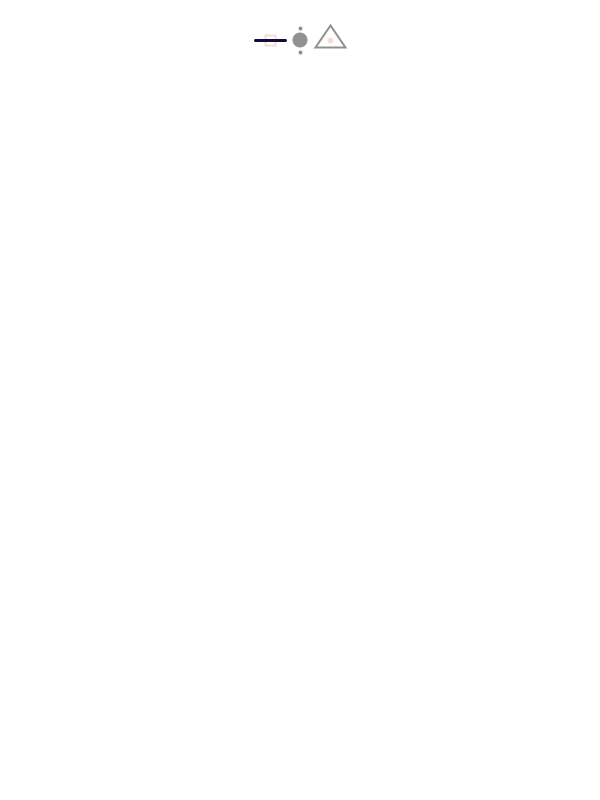
Frame 1 (no input)
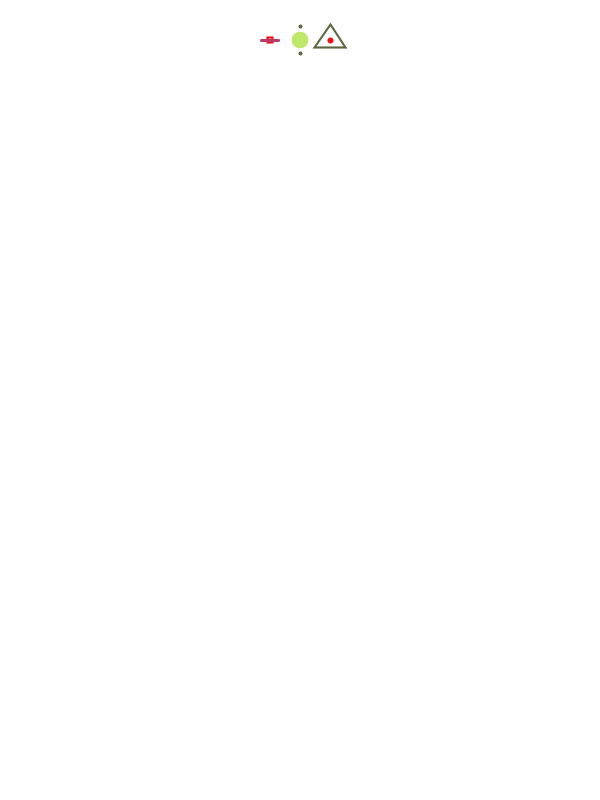
Frame 60 (the mouse pressed at the canvas centre just before this capture)
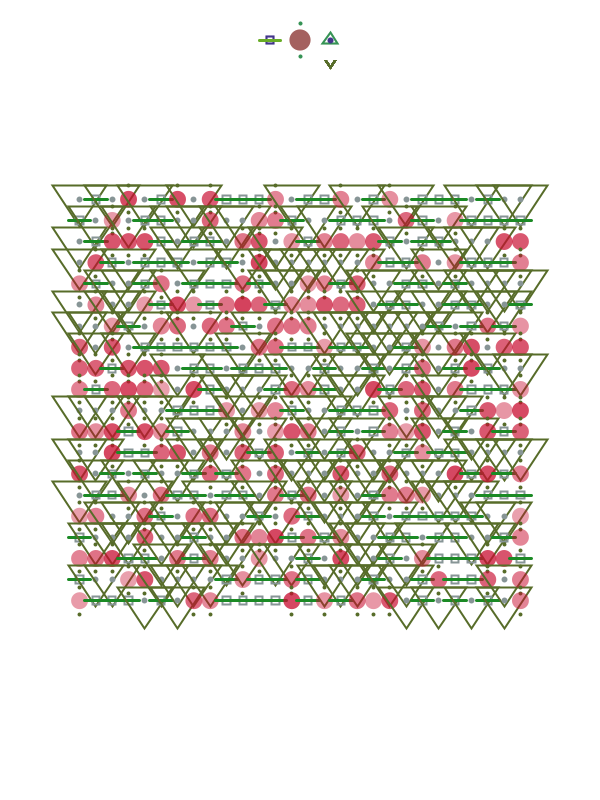
Frame 120 (the mouse held since frame 60 and released just before this capture)

The Processing sketch that drew these frames (run headless with seeded random() and noise(); from frame 60 on, the mouse is pressed at the canvas centre):

// Processing sketch: introBooleanForPDFTimer
// ── introBooleanForPDFTimer.pde
float x, y, vx, vy, t1, t2, t3, m, step, update, cambio;
float mx1, mx2, my1, my2; // margen aleatorio
int iend, jend;
color c0, c1, c2, c3;
boolean dibujar;

void setup() {
  size(600, 800);
  m = 40;
  t1 = 10; t2 = 15; t3 = 15;
  step =  .01;
  cambio = 1;
  c0 = color(#717171);
  c1 = color(#909090);
  c2 = color(#100D3D);
  c3 = color(#F7DDD6);

  dibujar = true;
}

void draw( ) {
  if (dibujar == true) {
    background(255);
    for(int i = 0; i <= iend; i++) {
      for(int j = 0; j <= jend; j++) {
        // convertir i en el ancho, y j en el alto
        float posx = map(i, 0, iend, width * mx1, width * mx2); // ancho
        float posy = map(j, 0, jend, height * my1, height * my2); // alto

        int r = (int)random(3);
        if(r == 0) {
          cuadradoLinea(posx, posy, t1, c3, c2);
        } else if (r == 1) {
          circuloPuntos(posx, posy, t2, c0, c1);
        } else {
          triangulo(posx, posy, t3, c1, c3);
        }
      }
    }
  }
  dibujar = false;
  // nuevo fondo para elegir tamaños de cada forma
  noStroke();
  // stroke(0);
  fill(255, 190);
  rectMode(SQUARE);
  rect(0, 0, width, height * .075);

  // las mismas funciones de arriba, solo una modificable por teclado
  cuadradoLinea(width * .45, 40, t1, c3, c2);
  circuloPuntos(width * .5, 40, t2, c0, c1);
  triangulo(width * .55, 40, t3, c1, c3);

  if (frameCount % 20 == 0) {
    c0 = color(random(255), random(255), random(255));
    c1 = color(random(255), random(255), random(255));
    c2 = color(random(255), random(255), random(255));
    c3 = color(random(255), random(255), random(255));
    t1 = random(-10, 15);
    t2 = random(-25, 25);
    t3 = random(-35, 35);
  }

  if (frameCount % 60 == 0) {
    iend = (int)random(10, 50);
    jend = (int)random(10, 20);
    mx1 = random(0, .4);
    mx2 = 1 - mx1;
    my1 = random(0, .4);
    my2 = 1 - my1;
    dibujar = true;
  }

}

void keyPressed() {
  // dibujar todo el poster nuevamente
  if (key == '+') {
    dibujar = true;
  }
  // cambia parámetros de tamaño
  if (key == '1') {
    t1 += 2;
  }
  if (key == '2') {
    t1 -= 2;
  }
  if (key == '3') {
    t2 += 2;
  }
  if (key == '4') {
    t2 -= 2;
  }
  if (key == '5') {
    t3 += 2;
  }
  if (key == '6') {
    t3 -= 2;
  }

  //cambia todos los colores
  if (key == 'c') {
    c0 = color(random(255), random(255), random(255));
    c1 = color(random(255), random(255), random(255));
    c2 = color(random(255), random(255), random(255));
    c3 = color(random(255), random(255), random(255));
  }
}

// un cuadrado sin relleno cruzado horizontalmente por una línea
void cuadradoLinea(float x, float y, float t, color c1, color c2) {
  noFill();
  strokeWeight(2);
  stroke(c1);
  rectMode(CENTER);
  rect(x, y, t, t);

  strokeWeight(3);
  stroke(c2);
  line(x - t * 1.5, y, x + t * 1.5, y);
}

// un círculo lleno con dos puntos verticales
void circuloPuntos(float x, float y, float t, color c1, color c2) {
  noStroke();
  fill(c1, random(100, 200));
  ellipse(x, y, t, t);

  strokeWeight(4);
  stroke(c2);
  point(x, y - t * .8);
  point(x, y + t * .8);
}

void triangulo(float x, float y, float t, color c1, color c2) {
  noFill();
  strokeWeight(2);
  stroke(c1);
  triangle(x-t, y + t/2, x+t, y + t/2, x, y - t);

  strokeWeight(6);
  stroke(c2);
  point(x, y);
}
